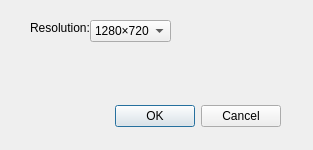
<?xml version="1.0" encoding="UTF-8"?>
<ui version="4.0">
 <class>dialog_property</class>
 <widget class="QDialog" name="dialog_property">
  <property name="geometry">
   <rect>
    <x>0</x>
    <y>0</y>
    <width>313</width>
    <height>150</height>
   </rect>
  </property>
  <property name="sizePolicy">
   <sizepolicy hsizetype="Fixed" vsizetype="Fixed">
    <horstretch>0</horstretch>
    <verstretch>0</verstretch>
   </sizepolicy>
  </property>
  <property name="windowTitle">
   <string>Dialog</string>
  </property>
  <widget class="QDialogButtonBox" name="buttonBox">
   <property name="geometry">
    <rect>
     <x>100</x>
     <y>100</y>
     <width>181</width>
     <height>32</height>
    </rect>
   </property>
   <property name="orientation">
    <enum>Qt::Horizontal</enum>
   </property>
   <property name="standardButtons">
    <set>QDialogButtonBox::Cancel|QDialogButtonBox::Ok</set>
   </property>
  </widget>
  <widget class="QLabel" name="label">
   <property name="geometry">
    <rect>
     <x>30</x>
     <y>20</y>
     <width>61</width>
     <height>16</height>
    </rect>
   </property>
   <property name="text">
    <string>Resolution:</string>
   </property>
  </widget>
  <widget class="QComboBox" name="comboBox">
   <property name="geometry">
    <rect>
     <x>90</x>
     <y>20</y>
     <width>81</width>
     <height>22</height>
    </rect>
   </property>
   <property name="currentIndex">
    <number>4</number>
   </property>
   <item>
    <property name="text">
     <string>3840×2160</string>
    </property>
   </item>
   <item>
    <property name="text">
     <string>2560×1440</string>
    </property>
   </item>
   <item>
    <property name="text">
     <string>1920×1080</string>
    </property>
   </item>
   <item>
    <property name="text">
     <string>1366×768</string>
    </property>
   </item>
   <item>
    <property name="text">
     <string>1280×720</string>
    </property>
   </item>
   <item>
    <property name="text">
     <string>1024×576</string>
    </property>
   </item>
   <item>
    <property name="text">
     <string>720×405</string>
    </property>
   </item>
   <item>
    <property name="text">
     <string>640×360</string>
    </property>
   </item>
  </widget>
 </widget>
 <resources/>
 <connections>
  <connection>
   <sender>buttonBox</sender>
   <signal>accepted()</signal>
   <receiver>dialog_property</receiver>
   <slot>accept()</slot>
   <hints>
    <hint type="sourcelabel">
     <x>248</x>
     <y>254</y>
    </hint>
    <hint type="destinationlabel">
     <x>157</x>
     <y>274</y>
    </hint>
   </hints>
  </connection>
  <connection>
   <sender>buttonBox</sender>
   <signal>rejected()</signal>
   <receiver>dialog_property</receiver>
   <slot>reject()</slot>
   <hints>
    <hint type="sourcelabel">
     <x>316</x>
     <y>260</y>
    </hint>
    <hint type="destinationlabel">
     <x>286</x>
     <y>274</y>
    </hint>
   </hints>
  </connection>
 </connections>
</ui>
